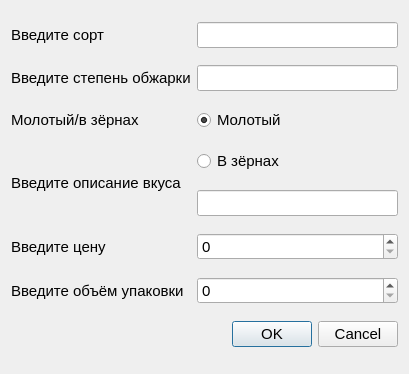
<?xml version="1.0" encoding="UTF-8"?>
<ui version="4.0">
 <class>Dialog</class>
 <widget class="QDialog" name="Dialog">
  <property name="geometry">
   <rect>
    <x>0</x>
    <y>0</y>
    <width>409</width>
    <height>374</height>
   </rect>
  </property>
  <property name="font">
   <font>
    <pointsize>11</pointsize>
   </font>
  </property>
  <property name="windowTitle">
   <string>Добавить кофе</string>
  </property>
  <layout class="QGridLayout" name="gridLayout">
   <item row="2" column="0">
    <widget class="QLabel" name="label_3">
     <property name="text">
      <string>Молотый/в зёрнах</string>
     </property>
    </widget>
   </item>
   <item row="6" column="1">
    <widget class="QSpinBox" name="volume"/>
   </item>
   <item row="2" column="1">
    <widget class="QRadioButton" name="ground">
     <property name="text">
      <string>Молотый</string>
     </property>
     <property name="checked">
      <bool>true</bool>
     </property>
    </widget>
   </item>
   <item row="4" column="1">
    <widget class="QLineEdit" name="deskr"/>
   </item>
   <item row="1" column="1">
    <widget class="QLineEdit" name="obj"/>
   </item>
   <item row="0" column="0">
    <widget class="QLabel" name="label">
     <property name="text">
      <string>Введите сорт</string>
     </property>
    </widget>
   </item>
   <item row="1" column="0">
    <widget class="QLabel" name="label_2">
     <property name="text">
      <string>Введите степень обжарки</string>
     </property>
    </widget>
   </item>
   <item row="5" column="1">
    <widget class="QSpinBox" name="price"/>
   </item>
   <item row="6" column="0">
    <widget class="QLabel" name="label_6">
     <property name="text">
      <string>Введите объём упаковки</string>
     </property>
    </widget>
   </item>
   <item row="0" column="1">
    <widget class="QLineEdit" name="sort"/>
   </item>
   <item row="5" column="0">
    <widget class="QLabel" name="label_5">
     <property name="text">
      <string>Введите цену</string>
     </property>
    </widget>
   </item>
   <item row="3" column="0" rowspan="2">
    <widget class="QLabel" name="label_4">
     <property name="text">
      <string>Введите описание вкуса</string>
     </property>
    </widget>
   </item>
   <item row="7" column="0" colspan="2">
    <widget class="QDialogButtonBox" name="buttonBox">
     <property name="orientation">
      <enum>Qt::Horizontal</enum>
     </property>
     <property name="standardButtons">
      <set>QDialogButtonBox::Cancel|QDialogButtonBox::Ok</set>
     </property>
    </widget>
   </item>
   <item row="3" column="1">
    <widget class="QRadioButton" name="in_grains">
     <property name="text">
      <string>В зёрнах</string>
     </property>
    </widget>
   </item>
  </layout>
 </widget>
 <resources/>
 <connections>
  <connection>
   <sender>buttonBox</sender>
   <signal>accepted()</signal>
   <receiver>Dialog</receiver>
   <slot>accept()</slot>
   <hints>
    <hint type="sourcelabel">
     <x>248</x>
     <y>254</y>
    </hint>
    <hint type="destinationlabel">
     <x>157</x>
     <y>274</y>
    </hint>
   </hints>
  </connection>
  <connection>
   <sender>buttonBox</sender>
   <signal>rejected()</signal>
   <receiver>Dialog</receiver>
   <slot>reject()</slot>
   <hints>
    <hint type="sourcelabel">
     <x>316</x>
     <y>260</y>
    </hint>
    <hint type="destinationlabel">
     <x>286</x>
     <y>274</y>
    </hint>
   </hints>
  </connection>
 </connections>
</ui>
